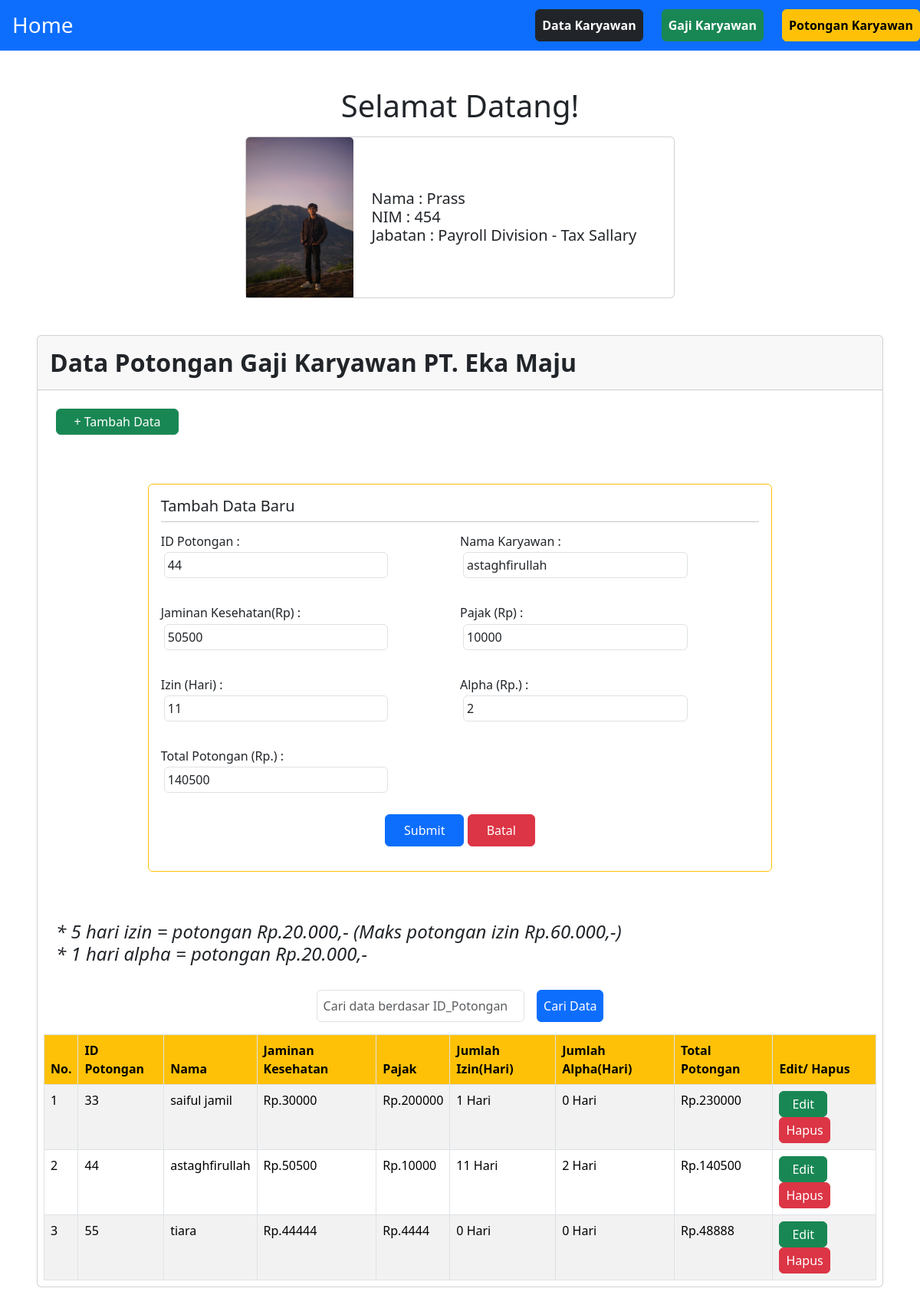
Screenshot of /454_PotonganKaryawan/index.php?page=edit&idpotongan=44 with the database file from the repository.
### tables this page shows
CREATE TABLE `potongan_karyawan` (
  `id_potongan` int(4) NOT NULL,
  `nama_potongan` varchar(30) NOT NULL,
  `jamkes_potongan` bigint(20) NOT NULL,
  `pajak_potongan` bigint(20) NOT NULL,
  `izin_potongan` int(2) DEFAULT NULL,
  `alpha_potongan` int(2) DEFAULT NULL,
  `total_potongan` bigint(20) NOT NULL
);

### 454_PotonganKaryawan/index.php (the view, shortened to what this page needs)
<?php
    include ('config.php');
    $koneksi = new Lib454();
    $data =$koneksi->tampilData();
    ?>
    <!DOCTYPE html>
    <html lang="en">
    <head>
        <link rel="stylesheet" href="./css/main.css">
        <link rel="stylesheet" href="./css/bootstrap.min.css">
    </head>
    <body>
        <div class="container-fluid">
        <nav class="navbar bg-body-tertiary">
    <div class="container-fluid bg-primary">
        <a class="navbar-brand text-white p-3" href="../">
        <h3>Home</h3>
        </a>
        <div class="d-flex justify-space-between gap-4">
                <a href="../462_DataKaryawan/" class="btn btn-dark fw-bold ms-5 p-2">Data Karyawan</a>
                <a href="../469_GajiKaryawan/" class="btn btn-success fw-bold p-2">Gaji Karyawan</a>
                <a href="../454_PotonganKaryawan/" class="btn btn-warning fw-bold p-2">Potongan Karyawan</a>
            </div>
    </div>
    </nav>
    <div class="container mt-5 d-flex flex-column align-items-center mx-auto">
    <h1 class="mb-3">Selamat Datang!</h1>
    <div class="card" style="width: 35rem;">
    <div class="d-flex">
    <div class="w-25">
    <img src="./assets/prass.jpeg" class="card-img-top" alt="...">
    </div>
    <div class="card-body align-items-center align-self-center px-4">
        <h5 class="card-text">Nama : Prass</h5>
        <h5 class="card-text">NIM : 454</h5>
        <h5 class="card-text">Jabatan : Payroll Division - Tax Sallary</h5>
    </div>
    </div>
    </div>
        </div>
        <div class="container-fluid p-5 mx-auto">
            <div class="card">
                <div class="card-header p-3">
                    <h2 class="fw-bold text-dark">Data Potongan Gaji Karyawan PT. Eka Maju</h2>
                </div>
        <div class="m-2">
        <table class="table table-striped table-bordered">
        <a href="?page=tambah" class="btn py-1 px-3 m-3 btn-success" style="width:10rem;">+ Tambah Data</a>
    <div class="d-flex flex-column justify-content-center mx-auto">
        <?php
            $koneksi->pageShow();
            ?>
        </div>
        <div class="m-3">
            <h4><i>* 5 hari izin = potongan Rp.20.000,- (Maks potongan izin Rp.60.000,-)</i></h4>
            <h4><i>* 1 hari alpha = potongan Rp.20.000,-</i></h4>
        </div>
        <div class ="my-3 d-flex justify-content-center">
            <form method="get">
                <input type="text" class="form-control w-25 p-2" name="454_cari" id="" placeholder="Cari data berdasar ID_Potongan">
                <button class="btn btn-primary p-2 ms-3">Cari Data</button>
            </form>
        </div>
        <thead>
            <td class="fw-bold bg-warning p-2">No.</td>
            <td class="fw-bold bg-warning p-2">ID Potongan</td>
            <td class="fw-bold bg-warning p-2">Nama</td>
            <td class="fw-bold bg-warning p-2">Jaminan Kesehatan</td>
            <td class="fw-bold bg-warning p-2">Pajak</td>
            <td class="fw-bold bg-warning p-2">Jumlah Izin(Hari)</td>
            <td class="fw-bold bg-warning p-2">Jumlah Alpha(Hari)</td>
            <td class="fw-bold bg-warning p-2">Total Potongan</td>
            <td class="fw-bold bg-warning p-2"> Edit/ Hapus</td>
        </thead>
        <?php
$nomor = 1;
foreach ($data as $data) {
    echo "<tr>";
    echo "<td class='p-2'>" . $nomor . "</td>";
    echo "<td class='p-2'>" . $data['id_potongan'] . "</td>";
    echo "<td class='p-2'>" . $data['nama_potongan'] . "</td>";
    echo "<td class='p-2'>Rp." . $data['jamkes_potongan'] . "</td>";
    echo "<td class='p-2'>Rp." . $data['pajak_potongan'] . "</td>";
    echo "<td class='p-2'>" . $data['izin_potongan'] . " Hari</td>";
    echo "<td class='p-2'>" . $data['alpha_potongan'] . " Hari</td>";
    echo "<td class='p-2'>Rp." . $data['total_potongan'] . "</td>";
    echo "<td class='p-2'> ";
    echo "<a href='?page=edit&idpotongan=" . $data['id_potongan'] . "' class='btn py-1 px-3 btn-success'>Edit</a> ";
    echo "<a href='?hapus=" . $data['id_potongan'] . "' onclick=\"return confirm('Apakah Anda Yakin Menghapus Data Ini?');\" class='btn py-1 px-2 btn-danger'>Hapus</a>";
    echo "</td>";
    echo "</tr>";
    $nomor++;
}
?>
        </table>
        </div>
        </div>
        </div>
        </div>
    </body>
    </html>

### 454_PotonganKaryawan/edit.php (shortened to what this page needs)
<?php
include_once('config.php');
$edit = new Lib454();
$edit->editData();
$tampil = $edit->ambilData();
?>
<!DOCTYPE html>
<html lang="en">
<head>
    <link rel="stylesheet" href="/css/main.css">
    <link rel="stylesheet" href="/css/bootstrap.min.css">
</head>
<body>
  <form action="" method="post">
  <div class="container-fluid p-3 my-5 w-75 rounded border border-warning align-self-center">
  <div>
  <h5 class="mb-2">Tambah Data Baru</h5>
  <hr >
</div>
<div class="row">
    <div class="my-3 col-md-6">
        <div class="d-flex flex-column w-75">
    <label for="454_idpotongan"><h6>ID Potongan :</h6></label>
    <input type="number" class="form-control p-1 m-1" name="454_idpotongan" id="" value="<?php echo $tampil[0]['id_potongan']?>" required readonly>
    </div>
    </div>
          <div class="my-3 col-md-6">
      <div class="d-flex flex-column w-75">
      <label for="454_nama"><h6>Nama Karyawan :</h6></label>
      <input type="text" class="form-control p-1 m-1" name="454_nama" id="" value="<?php echo $tampil[0]['nama_potongan']?>"required>
      </div>
      </div>
<div class="my-3 col-md-6">
        <div class="d-flex flex-column w-75">
    <label for="454_jamkes"><h6>Jaminan Kesehatan(Rp) :</h6></label>
    <input type="number" class="form-control p-1 m-1" name="454_jamkes" id="454_jamkes" value="<?php echo $tampil[0]['jamkes_potongan']?>" required oninput="nilaiPotongan()">
    </div>
    </div>
<div class="my-3 col-md-6">
        <div class="d-flex flex-column w-75">
    <label for="454_pajak"><h6>Pajak (Rp) :</h6></label>
    <input type="number" class="form-control p-1 m-1" name="454_pajak" id="454_pajak" value="<?php echo $tampil[0]['pajak_potongan']?>" required oninput="nilaiPotongan()">
    </div>
    </div>
<div class="my-3 col-md-6">
<div class="d-flex flex-column w-75">
    <label for="454_izin"><h6>Izin (Hari) :</h6></label>
    <input type="number" class="form-control p-1 m-1" name="454_izin" id="454_izin" value="<?php echo $tampil[0]['izin_potongan']?>" oninput="nilaiPotongan()">
</div>
    </div>
    <div class="my-3 col-md-6">
        <div class="d-flex flex-column w-75">
    <label for="454_alpha"><h6>Alpha (Rp.) :</h6></label>
    <input type="number" class="form-control p-1 m-1" name="454_alpha" id="454_alpha" value="<?php echo $tampil[0]['alpha_potongan']?>" oninput="nilaiPotongan()">
    </div>
    </div>
    <div class="my-3 col-md-6">
        <div class="d-flex flex-column w-75">
    <label for="454_total"><h6>Total Potongan (Rp.) :</h6></label>
    <input type="number" class="form-control p-1 m-1" name="454_total" id="454_total" value="<?php echo $tampil[0]['total_potongan']?>" readonly oninput="nilaiPotongan()">
    </div>
    </div>
    </div>
    <div class="text-center mt-2 mb-3">
  <button type="submit" class="btn btn-primary px-4 py-2">Submit</button>
  <a href="?" class="btn btn-danger px-4 py-2">Batal</a>
  </div>
  </form>
</body>
</html>

### 454_PotonganKaryawan/css/main.css (style rules this page uses)
* { padding: 0 !important; margin: 0 !important; }

### css/main.css (style rules this page uses)
* { padding: 0 !important; margin: 0 !important; }

### rows the page displays
potongan_karyawan: id_potongan "44", nama_potongan "astaghfirullah", jamkes_potongan "50500", pajak_potongan "10000", izin_potongan "11", alpha_potongan "2", total_potongan "140500"
potongan_karyawan: id_potongan "33", nama_potongan "saiful jamil", jamkes_potongan "30000", pajak_potongan "200000", izin_potongan "1", alpha_potongan "0", total_potongan "230000"
potongan_karyawan: id_potongan "55", nama_potongan "tiara", jamkes_potongan "44444", pajak_potongan "4444", izin_potongan "0", alpha_potongan "0", total_potongan "48888"
